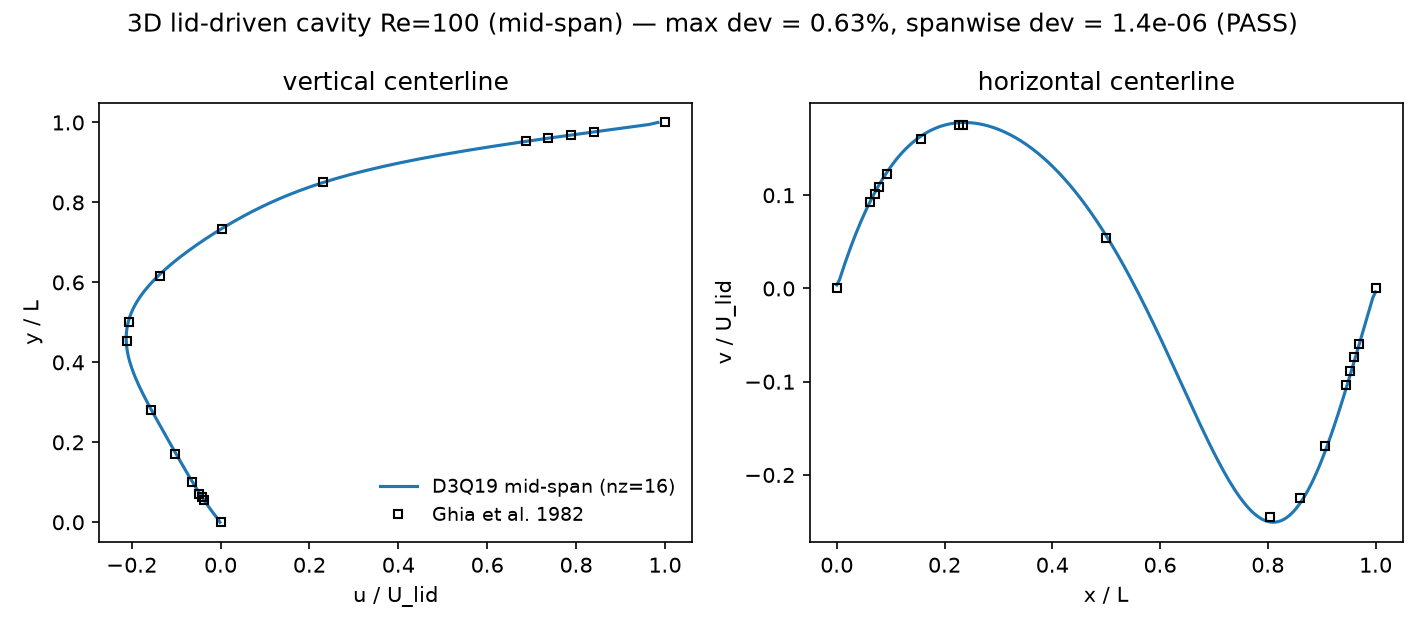

Write the Python code that produced this figure.
#!/usr/bin/env python3
"""3D gate #2: spanwise-periodic lid-driven cavity, Re = 100 (D3Q19).

At Re = 100 the cavity has no spanwise instability (Taylor-Goertler
onsets far above), so the converged MID-SPAN plane must reproduce Ghia,
Ghia & Shin (1982) — and the solution must be spanwise-invariant.
PASS: max centerline deviation < 3% of lid speed.
"""

from __future__ import annotations

import sys
from pathlib import Path

sys.path.insert(0, str(Path(__file__).resolve().parent.parent))

import matplotlib
matplotlib.use("Agg")
import matplotlib.pyplot as plt
import numpy as np
import torch

from lbm3d.config import load_scene

OUT = Path(__file__).resolve().parent

# Ghia, Ghia & Shin (1982), Re = 100 — same verified transcription as the
# 2D gate (validation/cavity.py); duplicated, not imported: the versions
# stay independent.
GHIA_Y = np.array([
    1.0000, 0.9766, 0.9688, 0.9609, 0.9531, 0.8516, 0.7344, 0.6172,
    0.5000, 0.4531, 0.2813, 0.1719, 0.1016, 0.0703, 0.0625, 0.0547,
    0.0000])
GHIA_U = np.array([
    1.00000, 0.84123, 0.78871, 0.73722, 0.68717, 0.23151, 0.00332,
    -0.13641, -0.20581, -0.21090, -0.15662, -0.10150, -0.06434,
    -0.04775, -0.04192, -0.03717, 0.00000])
GHIA_X = np.array([
    1.0000, 0.9688, 0.9609, 0.9531, 0.9453, 0.9063, 0.8594, 0.8047,
    0.5000, 0.2344, 0.2266, 0.1563, 0.0938, 0.0781, 0.0703, 0.0625,
    0.0000])
GHIA_V = np.array([
    0.00000, -0.05906, -0.07391, -0.08864, -0.10313, -0.16914,
    -0.22445, -0.24533, 0.05454, 0.17527, 0.17507, 0.16077, 0.12317,
    0.10890, 0.10091, 0.09233, 0.00000])


def main(device: str = "auto", solver: str = "fused") -> int:
    scene = load_scene("cavity_re100")
    if solver == "fused":
        from lbm3d.fused import FusedSolver as cls
    else:
        from lbm3d.solver import Solver as cls
    s = cls.from_scene(scene, seed=0, device=device)
    u_lid = scene.units.u_lat
    k = s.nz // 2
    print(f"Cavity3D: {scene.nx}x{scene.ny}x{scene.nz}, "
          f"tau={scene.units.tau}, solver={solver}, device={s.device}")

    prev = None
    delta = float("inf")
    for _ in range(300):
        for _ in range(2000):
            s.step()
        _, u = s.macroscopics()
        if prev is not None:
            delta = float((u - prev).abs().max()) / u_lid
            if delta < 1e-8:
                break
        prev = u.clone()
    print(f"converged after {s.step_count} steps (delta={delta:.2e})")

    _, u = s.macroscopics()
    nx, ny = s.nx, s.ny
    span = nx - 2
    cells_y = (torch.arange(1, ny - 1, dtype=torch.float32) - 0.5) / span
    cells_x = (torch.arange(1, nx - 1, dtype=torch.float32) - 0.5) / span
    u_line = 0.5 * (u[0, nx // 2 - 1, 1:-1, k] + u[0, nx // 2, 1:-1, k])
    v_line = 0.5 * (u[1, 1:-1, ny // 2 - 1, k] + u[1, 1:-1, ny // 2, k])
    u_sim = np.interp(GHIA_Y, cells_y.numpy(), u_line.cpu().numpy()) / u_lid
    v_sim = np.interp(GHIA_X, cells_x.numpy(), v_line.cpu().numpy()) / u_lid
    du = np.abs(u_sim[1:-1] - GHIA_U[1:-1]).max()
    dv = np.abs(v_sim[1:-1] - GHIA_V[1:-1]).max()
    # spanwise invariance of the full field (3D code, 2D physics)
    span_dev = float((u - u[:, :, :, k:k + 1]).abs().max()) / u_lid
    dev = max(du, dv)
    ok = dev < 0.03 and span_dev < 1e-3

    fig, (a1, a2) = plt.subplots(1, 2, figsize=(9.5, 4.2))
    yy = np.linspace(0, 1, 200)
    a1.plot(np.interp(yy, cells_y.numpy(), u_line.cpu().numpy()) / u_lid,
            yy, "-", color="#1f77b4", lw=1.5,
            label=f"D3Q19 mid-span (nz={s.nz})")
    a1.plot(GHIA_U, GHIA_Y, "ks", ms=4, mfc="none", label="Ghia et al. 1982")
    a1.set_xlabel("u / U_lid"); a1.set_ylabel("y / L")
    a1.set_title("vertical centerline"); a1.legend(frameon=False, fontsize=9)
    a2.plot(yy, np.interp(yy, cells_x.numpy(), v_line.cpu().numpy()) / u_lid,
            "-", color="#1f77b4", lw=1.5)
    a2.plot(GHIA_X, GHIA_V, "ks", ms=4, mfc="none")
    a2.set_xlabel("x / L"); a2.set_ylabel("v / U_lid")
    a2.set_title("horizontal centerline")
    fig.suptitle(
        f"3D lid-driven cavity Re=100 (mid-span) — max dev = {dev * 100:.2f}%"
        f", spanwise dev = {span_dev:.1e} ({'PASS' if ok else 'FAIL'})")
    fig.tight_layout()
    fig.savefig(OUT / "cavity3d.png", dpi=150)

    print(f"max deviation: u {du * 100:.2f}%, v {dv * 100:.2f}%; "
          f"spanwise dev {span_dev:.2e}  ->  {'PASS' if ok else 'FAIL'}")
    return 0 if ok else 1


if __name__ == "__main__":
    dev = sys.argv[1] if len(sys.argv) > 1 else "auto"
    slv = sys.argv[2] if len(sys.argv) > 2 else "fused"
    sys.exit(main(dev, slv))
